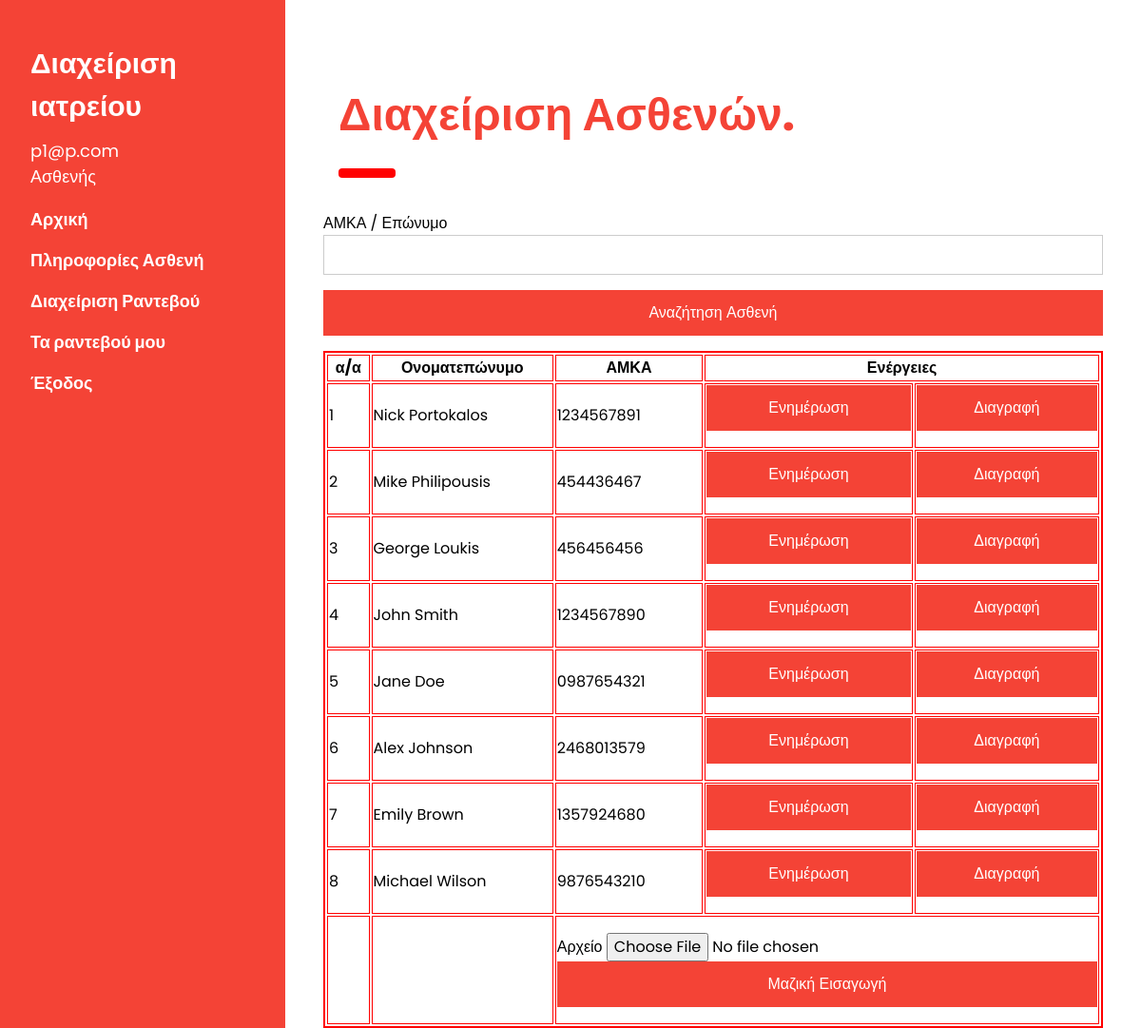
The page /patientsadmin.php (signed in) on the database its author committed.
### tables this page shows
CREATE TABLE `patient` (
  `id` int(11) NOT NULL,
  `user_id` int(11) NOT NULL,
  `security_number` varchar(10) NOT NULL,
  `register_date` date NOT NULL
);

CREATE TABLE `user` (
  `id` int(11) NOT NULL,
  `email` varchar(40) NOT NULL,
  `password` varchar(10) NOT NULL,
  `fullname` varchar(50) NOT NULL,
  `idcard` varchar(12) NOT NULL,
  `role` enum('Ασθενής','Ιατρός','Γραμματέας','') NOT NULL
);

### dbfunctions.php (called while the page is built, shortened)
<?php
    function getAllPatients($conn) {
        $sql = "SELECT p.*, u.email, u.fullname
                FROM patient p
                INNER JOIN user u ON p.user_id = u.id";
        $result = mysqli_query($conn, $sql);
        $patients = [];
        if ($result && mysqli_num_rows($result) > 0) {
            while ($row = mysqli_fetch_assoc($result)) {
                $patients[] = $row;
            }
        }
        return $patients;
    }
?>

### patientsadmin.php (the view, shortened to what this page needs)
<?php
	include 'start.php';
  if (isset($_POST['searchquery'])){
    $query = $_POST['query'];
    $patients = getAllPatientsQuery($conn,$query);
  }
  else{
    $patients = getAllPatients($conn);
  }
?>
<div class="w3-main" style="margin-left:340px;margin-right:40px">
  <div class="w3-container" id="designers" style="margin-top:75px">
    <h1 class="w3-xxxlarge w3-text-red"><b>Διαχείριση Ασθενών.</b></h1>
    <hr style="width:50px;border:5px solid red" class="w3-round">
  </div>
  <form action="" method ="POST">
      <div class="w3-section">
        <label>ΑΜΚΑ / Επώνυμο</label>
        <input class="w3-input w3-border" type="text" name="query">
      </div>
      <button type="submit" name="searchquery" class="w3-button w3-block w3-padding-large w3-red w3-margin-bottom">Αναζήτηση Ασθενή</button>
    </form>
  <table border="2" bordercolor="red" width="100%">
      <tr>
        <th>α/α</th><th>Ονοματεπώνυμο</th><th>ΑΜΚΑ</th><th colspan="2">Ενέργειες</th>
      </tr>
      <?php
        $count = 1;
        foreach ($patients as $patient) {
          echo "<tr>";
            echo "<td>".$count."</td>";
            echo "<td>".$patient['fullname']."</td>";
            echo "<td>".$patient['security_number']."</td>";
            echo "<td>";
            echo '<form action="" method="POST">';
              echo '<button type="submit" name="records" class="w3-button w3-block w3-padding-large w3-red w3-margin-bottom">Ενημέρωση</button>';
            echo "</form>";
            echo "</td>";
            echo "<td>";
            echo '<form action="" method="POST">';
              echo '<button type="submit" name="delete" class="w3-button w3-block w3-padding-large w3-red w3-margin-bottom">Διαγραφή</button>';
            echo "</form>";
            echo "</td>";
          echo "</tr>";
          $count++;
        }
       ?>
       <tr><td></td><td></td><td colspan="3">
         <form action="patientsfile.php" method="POST" enctype="multipart/form-data">
      <div class="w3-section">
        <label>Αρχείο</label>
        <input type="file" id="csv_file" name="csv_file" accept=".csv" required>
        <button type="submit" name="insert" class="w3-button w3-block w3-padding-large w3-red w3-margin-bottom">Μαζική Εισαγωγή</button>
      </div>
    </form>
       </td>
       </tr>
    </table>
</div>
<?php
	include 'end.php';
?>

### styles/w3.css (style rules this page uses)
*,*:before,*:after { box-sizing:inherit }
html { -ms-text-size-adjust:100%;-webkit-text-size-adjust:100% }
body { margin:0 }
b,strong { font-weight:bolder }
hr { box-sizing:content-box;height:0;overflow:visible }
button,input,select,textarea,optgroup { font:inherit;margin:0 }
button,input { overflow:visible }
button,select { text-transform:none }
button,[type=button],[type=reset],[type=submit] { -webkit-appearance:button }
html,body { font-family:Verdana,sans-serif;font-size:15px;line-height:1.5 }
html { overflow-x:hidden }
h1 { font-size:36px }
h1,h2,h3,h4,h5,h6 { font-family:"Segoe UI",Arial,sans-serif;font-weight:400;margin:10px 0 }
hr { border:0;border-top:1px solid #eee;margin:20px 0 }
.w3-btn,.w3-button { border:none;display:inline-block;padding:8px 16px;vertical-align:middle;overflow:hidden;text-decoration:none;color:inherit;background-color:inherit;text-align:center;cursor:pointer;white-space:nowrap }
.w3-btn,.w3-button { -webkit-touch-callout:none;-webkit-user-select:none;-khtml-user-select:none;-moz-user-select:none;-ms-user-select:none;user-select:none }
.w3-input { padding:8px;display:block;border:none;border-bottom:1px solid #ccc;width:100% }
.w3-main,#main { transition:margin-left .4s }
.w3-block { display:block;width:100% }
.w3-container:after,.w3-container:before,.w3-panel:after,.w3-panel:before,.w3-row:after,.w3-row:before,.w3-row-padding:after,.w3-row-padding:before, .w3-cell-row:before,.w3-cell-row:after,.w3-clear:after,.w3-clear:before,.w3-bar:before,.w3-bar:after { content:"";display:table;clear:both }
.w3-round,.w3-round-medium { border-radius:4px }
.w3-container,.w3-panel { padding:0.01em 16px }
.w3-xxxlarge { font-size:48px!important }
.w3-border { border:1px solid #ccc!important }
.w3-section,.w3-code { margin-top:16px!important;margin-bottom:16px!important }
.w3-margin-bottom { margin-bottom:16px!important }
.w3-padding-large { padding:12px 24px!important }
.w3-red,.w3-hover-red:hover { color:#fff!important;background-color:#f44336!important }
.w3-text-red,.w3-hover-text-red:hover { color:#f44336!important }

### start.php (style rules this page uses)
body,h1,h2,h3,h4,h5 { font-family: "Poppins", sans-serif }
body { font-size:16px; }

### rows shown on the page
patient: user.fullname "Nick Portokalos", security_number "1234567891"
patient: user.fullname "Mike Philipousis", security_number "454436467"
patient: user.fullname "George Loukis", security_number "456456456"
patient: user.fullname "John Smith", security_number "1234567890"
patient: user.fullname "Jane Doe", security_number "0987654321"
patient: user.fullname "Alex Johnson", security_number "2468013579"
patient: user.fullname "Emily Brown", security_number "1357924680"
patient: user.fullname "Michael Wilson", security_number "9876543210"

### other values the page prints
$_SESSION['email'] "p1@p.com"
$_SESSION['role'] "Ασθενής"
